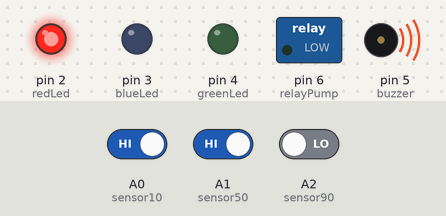
Recording of a sketch running on a simulated Arduino Uno, built with avr-gcc and run on an emulated ATmega328P. On the bench: switched loads named in the sketch (green lamp = pin HIGH), output pins drawn as LEDs (lit = HIGH), buzzer (waves = sounding, pin HIGH). The test bench sets the inputs (shaded band); at power-on: A0 (sensor10) HIGH, A2 (sensor90) LOW, A1 (sensor50) HIGH.

Above: at 1.8 s.
1.9 s: A0 (sensor10) driven LOW
At 4.1 s:
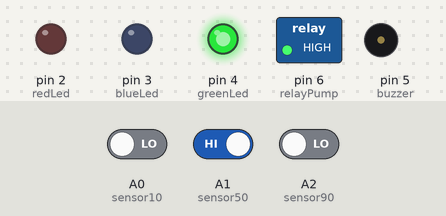
4.9 s: A2 (sensor90) driven HIGH
At 5.4 s:
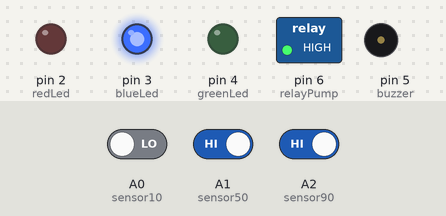
6.6 s: A2 (sensor90) driven LOW
At 7.7 s:
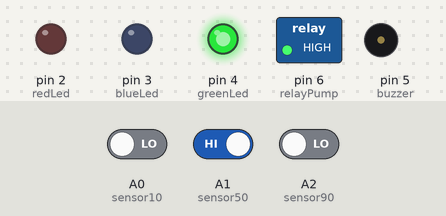
8.1 s: A0 (sensor10) driven HIGH
At 8.9 s:
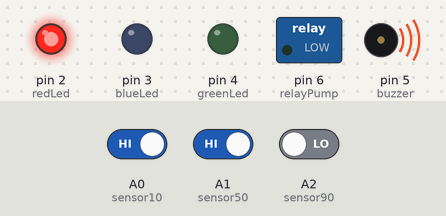
9.6 s: A0 (sensor10) driven LOW and A2 (sensor90) driven HIGH
At 10.0 s:
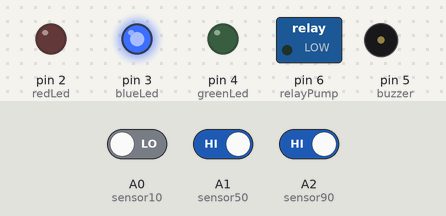
Timing chart, 0 to 12.1 s (numbered marks = the images above; inputs shaded):
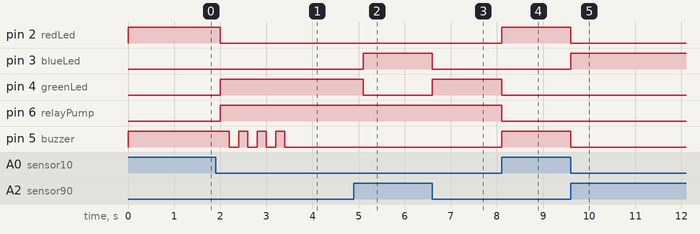

Measured:
- after the input at 1.9 s, pin 2 (redLed): HIGH → LOW after 0.10 s; pin 4 (greenLed), pin 6 (relayPump): LOW → HIGH after 0.10 s; pin 5 (buzzer): alternates HIGH for 0.20 s and LOW for 0.20 s, 7 changes in all, then stays LOW, starting after 0.30 s
- after the input at 4.9 s, pin 3 (blueLed): LOW → HIGH after 0.20 s; pin 4 (greenLed): HIGH → LOW after 0.20 s
- after the input at 6.6 s, pin 3 (blueLed): HIGH → LOW at once; pin 4 (greenLed): LOW → HIGH at once
- after the input at 8.1 s, pin 2 (redLed), pin 5 (buzzer): LOW → HIGH at once; pin 4 (greenLed), pin 6 (relayPump): HIGH → LOW at once
- after the input at 9.6 s, pin 2 (redLed), pin 5 (buzzer): HIGH → LOW at once; pin 3 (blueLed): LOW → HIGH at once

The sketch:

Arduino_basrd_smart_water_tank_gadget.ino
```cpp
// --- Pin Configurations ---
const int sensor10 = A0;   // Bottom Sensor
const int sensor50 = A1;   // Middle Sensor
const int sensor90 = A2;   // Top Sensor

const int redLed = 2;      // 10% Indicator
const int blueLed = 3;     // 50% Indicator
const int greenLed = 4;    // 90% Indicator

const int buzzer = 5;      // Alert Buzzer
const int relayPump = 6;   // 2-Channel Relay (Channel 1)

// --- System Variables ---
bool pumpState = false;    // Tracks if pump is currently ON or OFF
bool topBuzzerDone = false; // Prevents the 4-beep alarm from looping indefinitely

void setup() {
  // Initialize Sensor Pins as Inputs
  pinMode(sensor10, INPUT);
  pinMode(sensor50, INPUT);
  pinMode(sensor90, INPUT);

  // Initialize Output Pins
  pinMode(redLed, OUTPUT);
  pinMode(blueLed, OUTPUT);
  pinMode(greenLed, OUTPUT);
  pinMode(buzzer, OUTPUT);
  pinMode(relayPump, OUTPUT);

  // Initially turn off everything (Assuming Relay is Active LOW, change to HIGH if needed)
  digitalWrite(relayPump, HIGH);
  digitalWrite(redLed, LOW);
  digitalWrite(blueLed, LOW);
  digitalWrite(greenLed, LOW);
  digitalWrite(buzzer, LOW);

  Serial.begin(9600);
}

void loop() {
  // Soil Moisture sensors usually give LOW (0) when wet and HIGH (1) when dry
  // Agar aap digital output use kar rahe hain DO pin se:
  bool isWet10 = (digitalRead(sensor10) == LOW);
  bool isWet50 = (digitalRead(sensor50) == LOW);
  bool isWet90 = (digitalRead(sensor90) == LOW);

  // --- LEVEL 1: CRITICAL LOW (Below 10%) ---
  if (!isWet10) {
    // Tank khali hai
    digitalWrite(redLed, HIGH);
    digitalWrite(blueLed, LOW);
    digitalWrite(greenLed, LOW);

    // Continuous Beep (Non-blocking pattern to keep responsiveness)
    digitalWrite(buzzer, HIGH);

    // Turn ON Water Pump
    pumpState = true;
    digitalWrite(relayPump, LOW); // Active LOW relay turns ON
    topBuzzerDone = false;        // Reset the top alarm flag
  }

  // --- LEVEL 2: MID LEVEL (50% Filled) ---
  else if (isWet10 && !isWet90) {
    digitalWrite(redLed, LOW);
    digitalWrite(blueLed, HIGH);
    digitalWrite(greenLed, LOW);
    digitalWrite(buzzer, LOW); // Turn off continuous low beep

    // Keep the pump state running if it started from 10%
    if (pumpState) {
      digitalWrite(relayPump, LOW);
    } else {
      digitalWrite(relayPump, HIGH);
    }
  }

  // --- LEVEL 3: TANK FULL (90% or above) ---
  else if (isWet90) {
    digitalWrite(redLed, LOW);
    digitalWrite(blueLed, LOW);
    digitalWrite(greenLed, HIGH);
    digitalWrite(buzzer, LOW);

    // Turn OFF Water Pump
    pumpState = false;
    digitalWrite(relayPump, HIGH); // Active LOW relay turns OFF

    // 4-Times Beep Alarm (Triggers only once when it hits 90%)
    if (!topBuzzerDone) {
      for (int i = 0; i < 4; i++) {
        digitalWrite(buzzer, HIGH);
        delay(200);
        digitalWrite(buzzer, LOW);
        delay(200);
      }
      topBuzzerDone = true;
    }
  }

  delay(500); // Small delay for system stability
}
```
